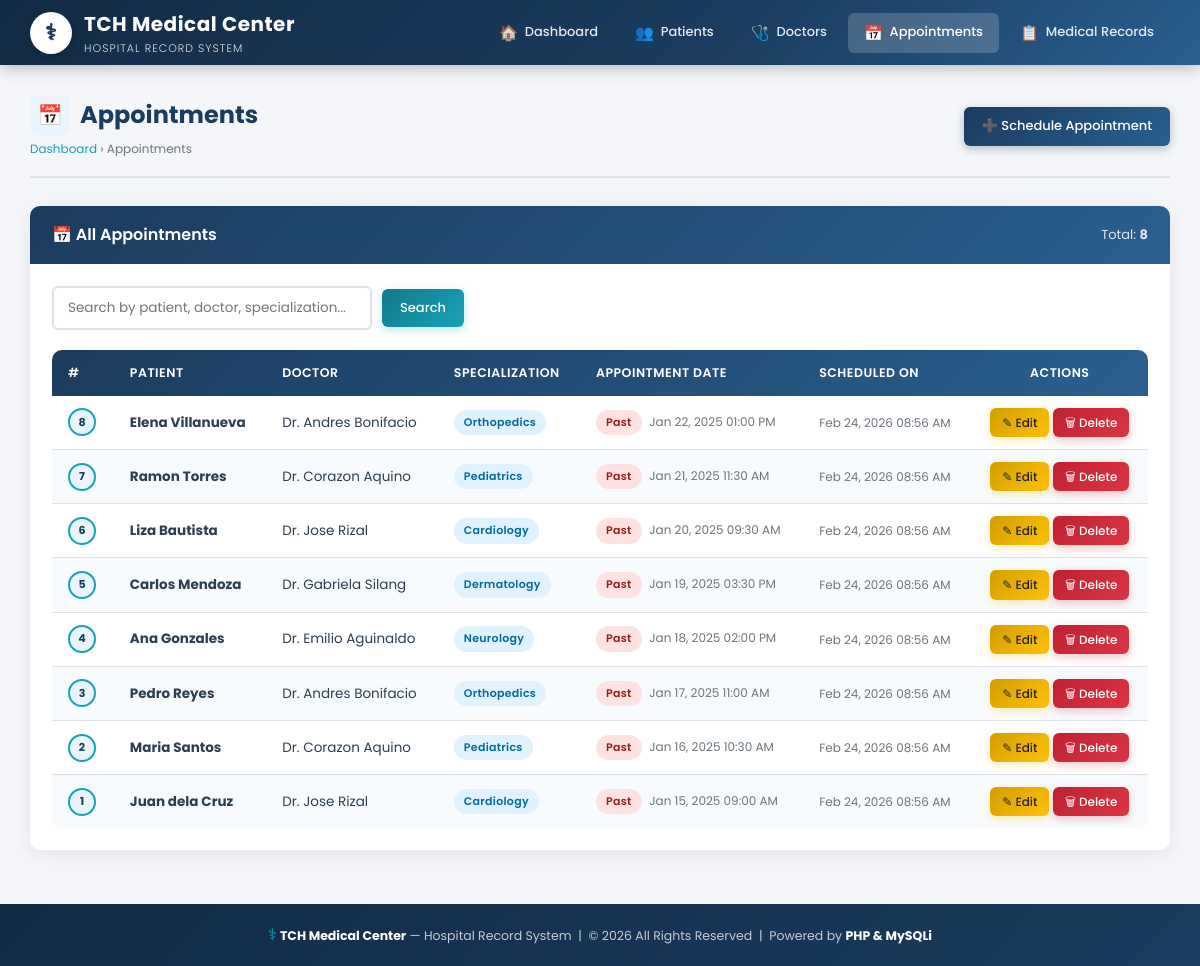
The app's page /appointments/index.php with its own data.
### tables this page shows
CREATE TABLE IF NOT EXISTS appointments (
    id INT AUTO_INCREMENT PRIMARY KEY,
    patient_id INT NOT NULL,
    doctor_id INT NOT NULL,
    appointment_date DATETIME NOT NULL,
    created_at TIMESTAMP DEFAULT CURRENT_TIMESTAMP,
    updated_at TIMESTAMP DEFAULT CURRENT_TIMESTAMP ON UPDATE CURRENT_TIMESTAMP,
    FOREIGN KEY (patient_id) REFERENCES patients(id) ON DELETE CASCADE,
    FOREIGN KEY (doctor_id) REFERENCES doctors(id) ON DELETE CASCADE
);

CREATE TABLE IF NOT EXISTS patients (
    id INT AUTO_INCREMENT PRIMARY KEY,
    full_name VARCHAR(100) NOT NULL,
    date_of_birth DATE NOT NULL,
    gender ENUM('Male', 'Female', 'Other') NOT NULL,
    created_at TIMESTAMP DEFAULT CURRENT_TIMESTAMP,
    updated_at TIMESTAMP DEFAULT CURRENT_TIMESTAMP ON UPDATE CURRENT_TIMESTAMP
);

CREATE TABLE IF NOT EXISTS doctors (
    id INT AUTO_INCREMENT PRIMARY KEY,
    full_name VARCHAR(100) NOT NULL,
    specialization VARCHAR(100) NOT NULL,
    contact_number VARCHAR(20) NOT NULL,
    created_at TIMESTAMP DEFAULT CURRENT_TIMESTAMP,
    updated_at TIMESTAMP DEFAULT CURRENT_TIMESTAMP ON UPDATE CURRENT_TIMESTAMP
);

### appointments/index.php (the view, shortened to what this page needs)
<?php
require_once '../config/database.php';
require_once '../includes/header.php';
require_once '../includes/navbar.php';
$search = isset($_GET['search']) ? trim($_GET['search']) : '';
if ($search !== '') {
    $s      = $conn->real_escape_string($search);
    $result = $conn->query("
        SELECT a.*, p.full_name AS patient_name, d.full_name AS doctor_name, d.specialization
        FROM appointments a
        JOIN patients p ON a.patient_id = p.id
        JOIN doctors  d ON a.doctor_id  = d.id
        WHERE p.full_name LIKE '%$s%' OR d.full_name LIKE '%$s%' OR d.specialization LIKE '%$s%'
        ORDER BY a.appointment_date DESC
    ");
} else {
    $result = $conn->query("
        SELECT a.*, p.full_name AS patient_name, d.full_name AS doctor_name, d.specialization
        FROM appointments a
        JOIN patients p ON a.patient_id = p.id
        JOIN doctors  d ON a.doctor_id  = d.id
        ORDER BY a.appointment_date DESC
    ");
}
?>
<div class="main-content">
    <div class="page-header">
        <div>
            <h1>
                <div class="page-icon">&#128197;</div>
                Appointments
            </h1>
            <div class="breadcrumb">
                <a href="../index.php">Dashboard</a> &rsaquo; Appointments
            </div>
        </div>
        <a href="create.php" class="btn btn-primary">
            &#10133; Schedule Appointment
        </a>
    </div>
    <div class="card">
        <div class="card-header">
            <h2>&#128197; All Appointments</h2>
            <span style="font-size:13px; opacity:0.85;">
                Total: <strong><?php echo $result->num_rows; ?></strong>
            </span>
        </div>
        <div class="card-body">
            <form method="GET" action="index.php" class="search-bar">
                <input type="text" name="search" class="form-control"
                       placeholder="Search by patient, doctor, specialization..."
                       value="<?php echo htmlspecialchars($search); ?>">
                <button type="submit" class="btn btn-accent">Search</button>
            </form>
            <div class="table-responsive">
                <table>
                    <thead>
                        <tr>
                            <th>#</th>
                            <th>Patient</th>
                            <th>Doctor</th>
                            <th>Specialization</th>
                            <th>Appointment Date</th>
                            <th>Scheduled On</th>
                            <th style="text-align:center;">Actions</th>
                        </tr>
                    </thead>
                    <tbody>
                        <?php if ($result->num_rows > 0): ?>
                            <?php while ($row = $result->fetch_assoc()):
                                $appt_date = strtotime($row['appointment_date']);
                                $is_past   = $appt_date < time();
                                $is_today  = date('Y-m-d', $appt_date) === date('Y-m-d');
                            ?>
                            <tr>
                                <td><span class="id-badge"><?php echo $row['id']; ?></span></td>
                                <td><strong><?php echo htmlspecialchars($row['patient_name']); ?></strong></td>
                                <td><?php echo htmlspecialchars($row['doctor_name']); ?></td>
                                <td>
                                    <span class="badge badge-info">
                                        <?php echo htmlspecialchars($row['specialization']); ?>
                                    </span>
                                </td>
                                <td>
                                    <?php if ($is_today): ?>
                                        <span class="badge badge-success">Today</span>
                                    <?php elseif ($is_past): ?>
                                        <span class="badge badge-danger">Past</span>
                                    <?php else: ?>
                                        <span class="badge badge-warning">Upcoming</span>
                                    <?php endif; ?>
                                    <span class="fs-sm text-muted" style="margin-left:4px;">
                                        <?php echo date('M d, Y h:i A', $appt_date); ?>
                                    </span>
                                </td>
                                <td class="text-muted fs-sm"><?php echo date('M d, Y h:i A', strtotime($row['created_at'])); ?></td>
                                <td style="text-align:center;">
                                    <a href="edit.php?id=<?php echo $row['id']; ?>" class="btn btn-warning btn-sm">
                                        &#9998; Edit
                                    </a>
                                    <a href="delete.php?id=<?php echo $row['id']; ?>" class="btn btn-danger btn-sm">
                                        &#128465; Delete
                                    </a>
                                </td>
                            </tr>
                            <?php endwhile; ?>
                        <?php endif; ?>
                    </tbody>
                </table>
            </div>
        </div>
    </div>
</div>
<?php
require_once '../includes/footer.php';
?>

### records on screen
appointments: id "8", patient.full_name "Elena Villanueva", doctor.full_name "Dr. Andres Bonifacio", doctor.specialization "Orthopedics", shows "Past", appointment_date "Jan 22, 2025 01:00 PM", created_at "Feb 24, 2026 08:56 AM"
appointments: id "7", patient.full_name "Ramon Torres", doctor.full_name "Dr. Corazon Aquino", doctor.specialization "Pediatrics", shows "Past", appointment_date "Jan 21, 2025 11:30 AM", created_at "Feb 24, 2026 08:56 AM"
appointments: id "6", patient.full_name "Liza Bautista", doctor.full_name "Dr. Jose Rizal", doctor.specialization "Cardiology", shows "Past", appointment_date "Jan 20, 2025 09:30 AM", created_at "Feb 24, 2026 08:56 AM"
appointments: id "5", patient.full_name "Carlos Mendoza", doctor.full_name "Dr. Gabriela Silang", doctor.specialization "Dermatology", shows "Past", appointment_date "Jan 19, 2025 03:30 PM", created_at "Feb 24, 2026 08:56 AM"
appointments: id "4", patient.full_name "Ana Gonzales", doctor.full_name "Dr. Emilio Aguinaldo", doctor.specialization "Neurology", shows "Past", appointment_date "Jan 18, 2025 02:00 PM", created_at "Feb 24, 2026 08:56 AM"
appointments: id "3", patient.full_name "Pedro Reyes", doctor.full_name "Dr. Andres Bonifacio", doctor.specialization "Orthopedics", shows "Past", appointment_date "Jan 17, 2025 11:00 AM", created_at "Feb 24, 2026 08:56 AM"
appointments: id "2", patient.full_name "Maria Santos", doctor.full_name "Dr. Corazon Aquino", doctor.specialization "Pediatrics", shows "Past", appointment_date "Jan 16, 2025 10:30 AM", created_at "Feb 24, 2026 08:56 AM"
appointments: id "1", patient.full_name "Juan dela Cruz", doctor.full_name "Dr. Jose Rizal", doctor.specialization "Cardiology", shows "Past", appointment_date "Jan 15, 2025 09:00 AM", created_at "Feb 24, 2026 08:56 AM"

### other values on screen
$result->num_rows "8"
